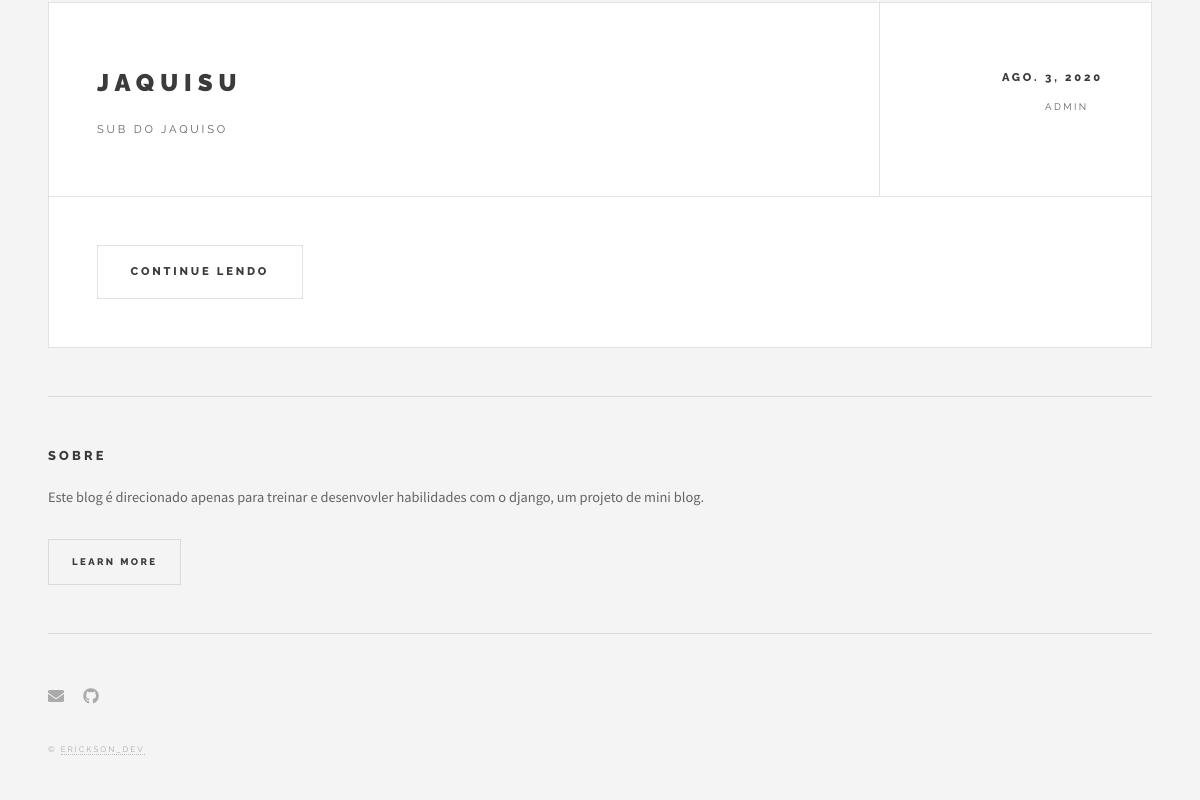
The app's page / (lower part), older data.
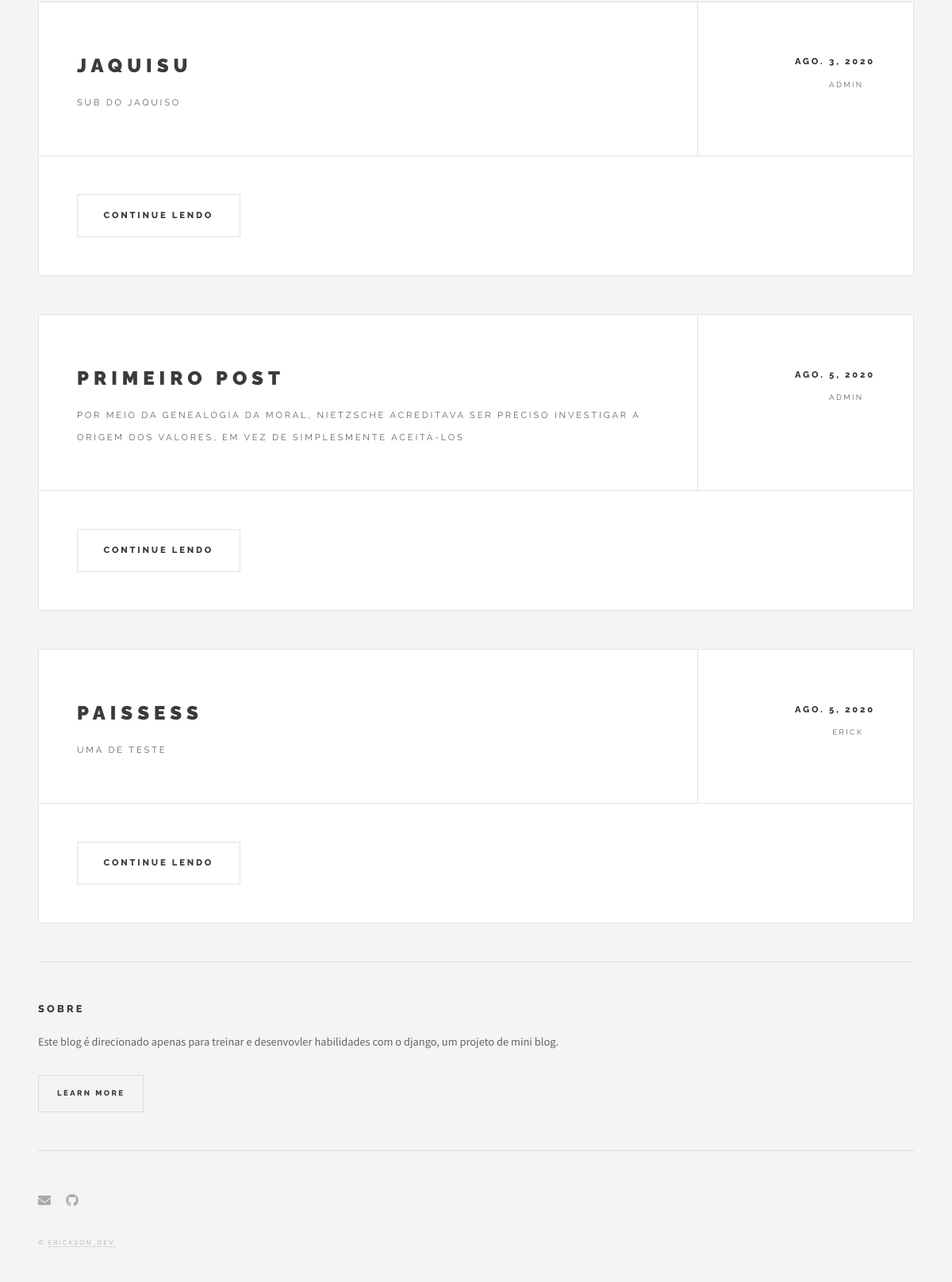
The same page, newer data.
### website/models.py (models this page shows, shortened)
class Post(models.Model):
    title = models.CharField(max_length=60)
    sub_title = models.CharField(max_length=255)
    content = models.TextField()
    user = models.ForeignKey(User, on_delete=models.PROTECT)
    date_post = models.DateField(auto_now_add=True)

### website/views.py (the view)
# urls.py: path('', home, name='home'),
def home(request):
    posts = Post.objects.all()
    return render(request, 'blog/home.html', {'posts': posts})

### templates/blog/home.html (shortened to what this page needs)
{% extends 'layout.html' %}
{% load static %}
{% block content %}
<div id="main">
	{% for post in posts %}
		<article class="post">
			<header>
				<div class="title">
					<h2><a href="{% url 'single' post.id %}">{{ post.title }}</a></h2>
					<p>{{ post.sub_title }}</p>
				</div>
				<div class="meta">
					<time class="published" datetime="2015-11-01">{{ post.date_post }}</time>
					<a href="#" class="author">{{ post.user }}</a>
				</div>
			</header>
			<footer>
				<ul class="actions">
					<li><a href="{% url 'single' post.id %}" class="button large">Continue lendo</a></li>
				</ul>
			</footer>
		</article>
	{% endfor %}
</div>
{% endblock %}

Row changes from the older to the newer data that the page shows:
added Post: title "PRIMEIRO POST", sub_title "POR MEIO DA GENEALOGIA DA MORAL, NIETZSCHE ACREDITAVA SER PRECISO INVESTIGAR A ORIGEM DOS VALORES, EM VEZ DE SIMPLESMENTE ACEITÁ-LOS", date_post "AGO. 5, 2020", user "ADMIN"
added Post: title "PAISSESS", sub_title "UMA DE TESTE", date_post "AGO. 5, 2020", user "ERICK"
